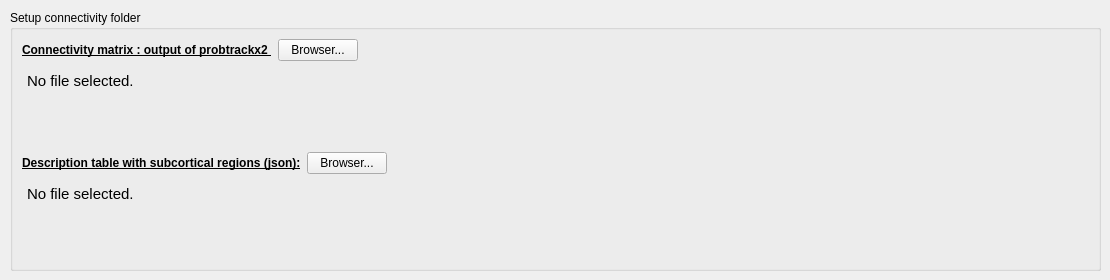
    <widget class="QWidget" name="tab_2">
     <attribute name="title">
      <string>Setup connectivity visualization</string>
     </attribute>
     <widget class="QGroupBox" name="groupBox">
      <property name="geometry">
       <rect>
        <x>10</x>
        <y>10</y>
        <width>1091</width>
        <height>261</height>
       </rect>
      </property>
      <property name="title">
       <string>Setup connectivity folder</string>
      </property>
      <layout class="QVBoxLayout" name="verticalLayout_2">
       <item>
        <layout class="QHBoxLayout" name="horizontalLayout_10">
         <item>
          <widget class="QLabel" name="label_39">
           <property name="font">
            <font>
             <weight>75</weight>
             <bold>true</bold>
             <underline>true</underline>
            </font>
           </property>
           <property name="text">
            <string>Connectivity matrix : output of probtrackx2 </string>
           </property>
          </widget>
         </item>
         <item>
          <widget class="QPushButton" name="connectivity_matrix_pushButton">
           <property name="text">
            <string>Browser...</string>
           </property>
          </widget>
         </item>
         <item>
          <spacer name="horizontalSpacer_22">
           <property name="orientation">
            <enum>Qt::Horizontal</enum>
           </property>
           <property name="sizeHint" stdset="0">
            <size>
             <width>40</width>
             <height>20</height>
            </size>
           </property>
          </spacer>
         </item>
        </layout>
       </item>
       <item>
        <widget class="QTextEdit" name="connectivity_matrix_textEdit">
         <property name="styleSheet">
          <string notr="true">QTextEdit {
	background-color : transparent
}</string>
         </property>
         <property name="readOnly">
          <bool>true</bool>
         </property>
         <property name="html">
          <string>&lt;!DOCTYPE HTML PUBLIC &quot;-//W3C//DTD HTML 4.0//EN&quot; &quot;http://www.w3.org/TR/REC-html40/strict.dtd&quot;&gt;
&lt;html&gt;&lt;head&gt;&lt;meta name=&quot;qrichtext&quot; content=&quot;1&quot; /&gt;&lt;style type=&quot;text/css&quot;&gt;
p, li { white-space: pre-wrap; }
&lt;/style&gt;&lt;/head&gt;&lt;body style=&quot; font-family:'Ubuntu'; font-size:11pt; font-weight:400; font-style:normal;&quot;&gt;
&lt;p style=&quot; margin-top:0px; margin-bottom:0px; margin-left:0px; margin-right:0px; -qt-block-indent:0; text-indent:0px;&quot;&gt;No file selected.&lt;/p&gt;&lt;/body&gt;&lt;/html&gt;</string>
         </property>
        </widget>
       </item>
       <item>
        <layout class="QHBoxLayout" name="horizontalLayout_7">
         <item>
          <widget class="QLabel" name="label_40">
           <property name="font">
            <font>
             <weight>75</weight>
             <bold>true</bold>
             <underline>true</underline>
            </font>
           </property>
           <property name="text">
            <string>Description table with subcortical regions (json):</string>
           </property>
          </widget>
         </item>
         <item>
          <widget class="QPushButton" name="parcellation_table_pushButton">
           <property name="text">
            <string>Browser...</string>
           </property>
          </widget>
         </item>
         <item>
          <spacer name="horizontalSpacer_20">
           <property name="orientation">
            <enum>Qt::Horizontal</enum>
           </property>
           <property name="sizeHint" stdset="0">
            <size>
             <width>40</width>
             <height>20</height>
            </size>
           </property>
          </spacer>
         </item>
        </layout>
       </item>
       <item>
        <widget class="QTextEdit" name="parcellation_table_textEdit">
         <property name="styleSheet">
          <string notr="true">QTextEdit {
	background-color : transparent
}</string>
         </property>
         <property name="readOnly">
          <bool>true</bool>
         </property>
         <property name="html">
          <string>&lt;!DOCTYPE HTML PUBLIC &quot;-//W3C//DTD HTML 4.0//EN&quot; &quot;http://www.w3.org/TR/REC-html40/strict.dtd&quot;&gt;
&lt;html&gt;&lt;head&gt;&lt;meta name=&quot;qrichtext&quot; content=&quot;1&quot; /&gt;&lt;style type=&quot;text/css&quot;&gt;
p, li { white-space: pre-wrap; }
&lt;/style&gt;&lt;/head&gt;&lt;body style=&quot; font-family:'Ubuntu'; font-size:11pt; font-weight:400; font-style:normal;&quot;&gt;
&lt;p style=&quot; margin-top:0px; margin-bottom:0px; margin-left:0px; margin-right:0px; -qt-block-indent:0; text-indent:0px;&quot;&gt;No file selected.&lt;/p&gt;&lt;/body&gt;&lt;/html&gt;</string>
         </property>
        </widget>
       </item>
      </layout>
     </widget>
    </widget>
